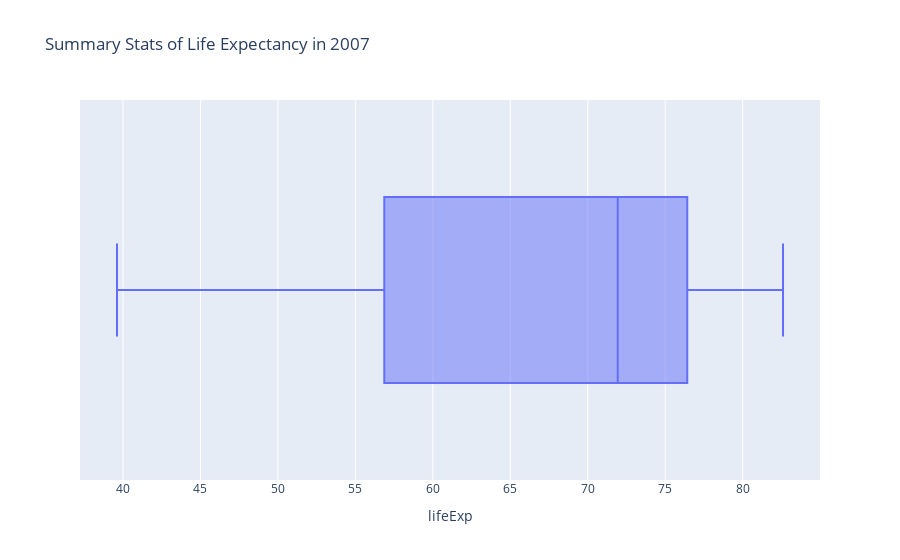

This figure's notebook cell:
### Code cell
fig = px.box(
    df.query("year == 2007"),
    x = "lifeExp",
    orientation='h',
    title="Summary Stats of Life Expectancy in 2007"
)

fig.show()

### Figure 1 — Plotly figure (JSON) as saved in the notebook; plotly's stock layout.template omitted (floating-point values rounded to 4 significant figures; data arrays with more than 128 entries replaced by an {"elided": "..."} marker saying what was removed)
{"data": [{"alignmentgroup": "True", "hovertemplate": "lifeExp=%{x}<extra></extra>", "legendgroup": "", "marker": {"color": "#636efa"}, "name": "", "notched": false, "offsetgroup": "", "orientation": "h", "showlegend": false, "type": "box", "x": {"elided": "142 float values"}, "x0": " ", "xaxis": "x", "y0": " ", "yaxis": "y"}], "layout": {"boxmode": "group", "legend": {"tracegroupgap": 0}, "title": {"text": "Summary Stats of Life Expectancy in 2007"}, "xaxis": {"anchor": "y", "domain": [0, 1], "title": {"text": "lifeExp"}}, "yaxis": {"anchor": "x", "domain": [0, 1]}}}
